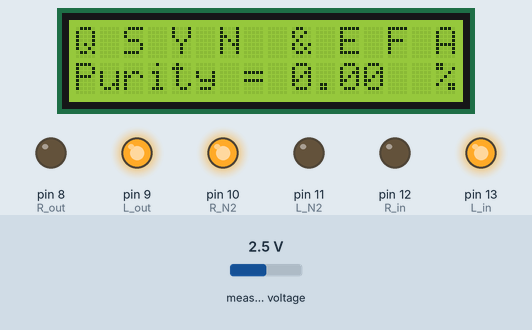
A sketch run on a simulated Arduino Uno, built with avr-gcc and run on an emulated ATmega328P. On the bench: 16×2 character LCD, output pins drawn as LEDs (lit = HIGH). The inputs (shaded band) are chosen by the test bench; at power-on: measured voltage 2.5 V.

Above: at 0.1 s.
At 4.33 s:
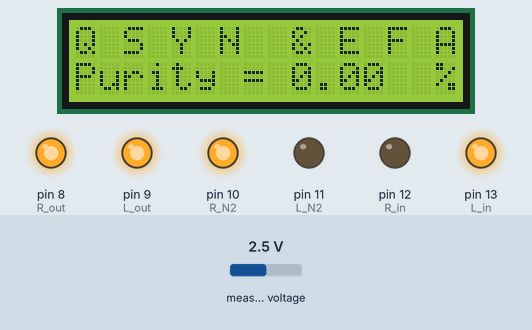
At 5.3 s:
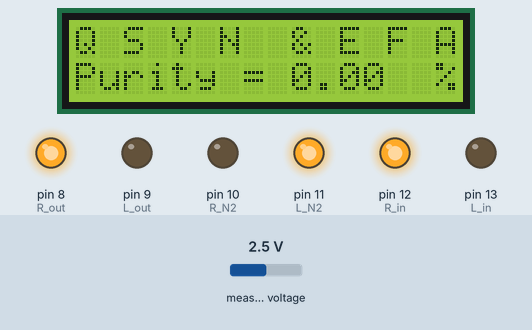
At 9.8 s:
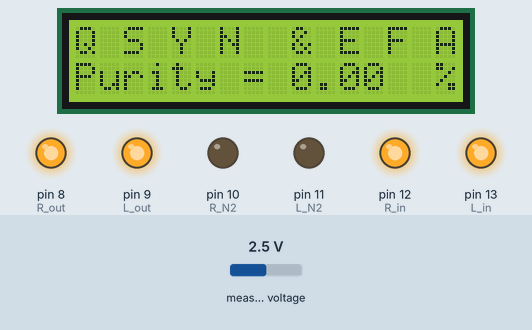
Timing chart, 0 to 130.0 s (numbered marks = the images above):
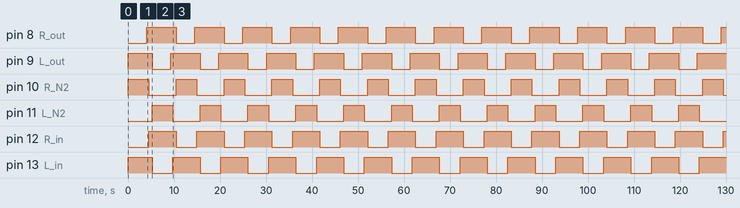

Measured:
- by itself, pin 8 (R_out): alternates HIGH for 6.4 s and LOW for 4.1 s
- by itself, pin 9 (L_out): repeats every 10.4 s: LOW 4.1 s, HIGH 6.4 s
- by itself, pin 10 (R_N2), pin 11 (L_N2): alternates HIGH for 4.5 s and LOW for 5.9 s
- by itself, pin 12 (R_in), pin 13 (L_in): alternates HIGH for 5.9 s and LOW for 4.5 s

The sketch:

oxygen_concentrator_qsyn.ino
```cpp
// Quarantined Student Youth Network
// Oxygen Concentrator for the people
// Code by Arijit Shaw

#include <LiquidCrystal.h>
#include <Adafruit_ADS1X15.h>

Adafruit_ADS1115 ads;
LiquidCrystal lcd = LiquidCrystal(7,6,5,4,3,2);

int L_in = 13; //Defined Pin as Variable
int R_in = 12; //Defined Pin as Variable
int L_N2 = 11; //Defined Pin as Variable
int R_N2 = 10; //Defined Pin as Variable
int L_out = 9;
int R_out = 8;

int T[6][6] = {{1,0,0,1,1,0},
         {1,0,0,1,1,1},
         {1,1,0,0,1,1},
         {0,1,1,0,0,1},
         {0,1,1,0,1,1},
         {1,1,0,0,1,1}};

int delays[] = {4000,450,700,4000,450,700}; // Production_Delay, Flush_Delay, PreCharge_Delay

int16_t adc0;

void setup()
{
  Serial.begin(9600);

  lcd.begin(16, 2);
  ads.begin();

  pinMode(L_in, OUTPUT);
  pinMode(R_in, OUTPUT);
  pinMode(L_N2, OUTPUT);
  pinMode(R_N2, OUTPUT);
  pinMode(L_out, OUTPUT);
  pinMode(R_out, OUTPUT);

}

void checkPurity()
{
  adc0 = ads.readADC_SingleEnded(0);
  lcd.setCursor(0, 0);
  lcd.print("Q S Y N  & E F A");
  lcd.setCursor(0, 1);
  lcd.print("Purity = ");
  lcd.setCursor(9, 1);
  lcd.print(adc0*0.02625);
  lcd.setCursor(14, 1);
  lcd.print(" %");
}

void createDelay(int delaytime)
{
  while(delaytime >= 1000)
  {
    checkPurity();
    delaytime -= 1000;
    delay(1000);
  }

  if (delaytime > 0)
    delay(delaytime);

}

void loop()
{
  for (int cycle = 0; cycle < 6; cycle++) {
    digitalWrite(L_in, T[cycle][0]);
    digitalWrite(R_in, T[cycle][1]);
    digitalWrite(L_N2, T[cycle][2]);
    digitalWrite(R_N2, T[cycle][3]);
    digitalWrite(L_out, T[cycle][4]);
    digitalWrite(R_out, T[cycle][5]);
    createDelay(delays[cycle]);
  }
}
```
